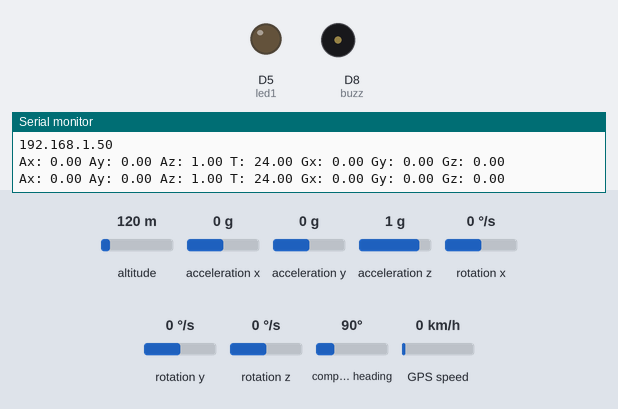
The sketch below on a simulated ESP8266 (NodeMCU). Shown: output pins drawn as LEDs (lit = HIGH), buzzer (waves = sounding, pin HIGH), the last lines printed to the serial monitor. Wiring (inferred from the names in the program): MPU-6050 motion sensor at I2C address 0x68. The inputs (shaded band) are chosen by the test bench; at power-on: acceleration z 1 g, altitude 120 m, acceleration x 0 g, acceleration y 0 g, rotation x 0 °/s, rotation y 0 °/s, rotation z 0 °/s, compass heading 90°, GPS speed 0 km/h. WiFi joins after 1.5 s; servers stay silent unless stated; uploads are accepted with an empty reply; the GPS gets a fix after 3 s at 37.7749, -122.4194 with 8 satellites.

Above: at 3.1 s.
3.2 s: acceleration z set to -0.8 g
5.6 s: acceleration z set to -1.1 g
At 7.6 s:
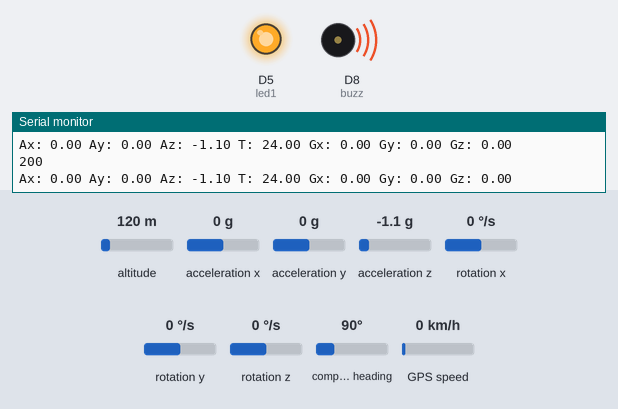
8.4 s: acceleration z set to 0 g
At 11.2 s:
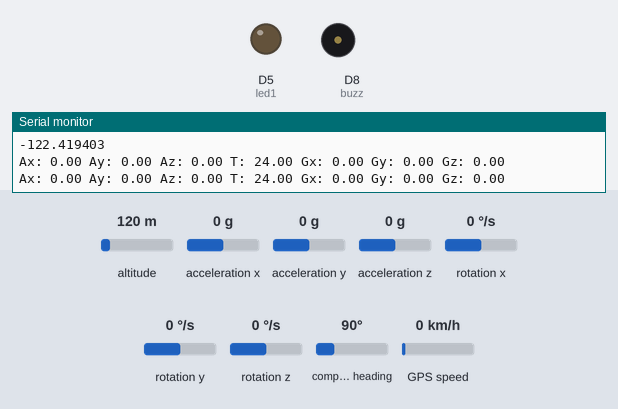
11.5 s: acceleration z set to -1.4 g
At 13.3 s:
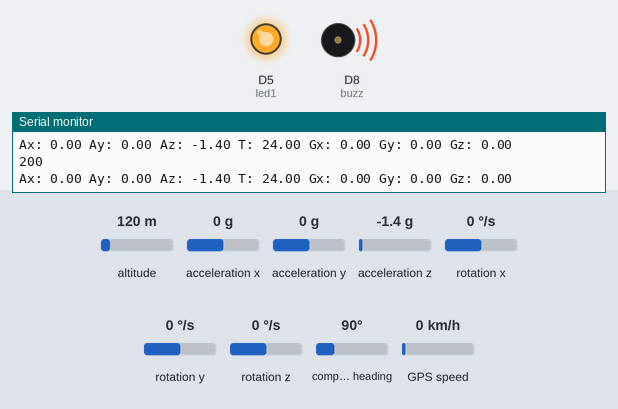
Timing chart, 0 to 14.8 s (numbered marks = the images above; inputs shaded):
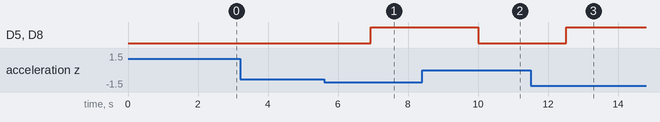

Measured:
- the behaviour switches between -0.9 and -1 g on acceleration z (found by bisection; images 0 and 1)
- after the input at 5.6 s, D5 (led1), D8 (buzz): LOW → HIGH after 1.3 s
- after the input at 8.4 s, D5 (led1), D8 (buzz): HIGH → LOW after 1.6 s
- after the input at 11.5 s, D5 (led1), D8 (buzz): LOW → HIGH after 1.0 s

The sketch:

car_accident.ino
```cpp
#include <Wire.h>
#include <TinyGPS++.h>
#include <SoftwareSerial.h>
#include <ESP8266WiFi.h>
#include <ESP8266HTTPClient.h>

#define led1 D5
#define buzz D8

TinyGPSPlus  gps;              // The TinyGPS++ object
SoftwareSerial  ss(4, 5) ;   // The serial connection to the GPS device.
WiFiServer server(80);

const char* ssid = "Redmi";
const char* password = "shruti123"; //wifi cponnection

float latitude , longitude;
int year , month , date, hour , minute , second;  //gps variable declaration
String date_str , time_str , lat_str , lng_str;
int pm;

// MPU6050 Slave Device Address
const uint8_t MPU6050SlaveAddress = 0x68;

// Select SDA and SCL pins for I2C communication
const uint8_t scl = D6;
const uint8_t sda = D7;

// sensitivity scale factor respective to full scale setting provided in datasheet
const uint16_t AccelScaleFactor = 16384;
const uint16_t GyroScaleFactor = 131;

// MPU6050 few configuration register addresses
const uint8_t MPU6050_REGISTER_SMPLRT_DIV   =  0x19;
const uint8_t MPU6050_REGISTER_USER_CTRL    =  0x6A;
const uint8_t MPU6050_REGISTER_PWR_MGMT_1   =  0x6B;
const uint8_t MPU6050_REGISTER_PWR_MGMT_2   =  0x6C;
const uint8_t MPU6050_REGISTER_CONFIG       =  0x1A;
const uint8_t MPU6050_REGISTER_GYRO_CONFIG  =  0x1B;
const uint8_t MPU6050_REGISTER_ACCEL_CONFIG =  0x1C;
const uint8_t MPU6050_REGISTER_FIFO_EN      =  0x23;
const uint8_t MPU6050_REGISTER_INT_ENABLE   =  0x38;
const uint8_t MPU6050_REGISTER_ACCEL_XOUT_H =  0x3B;
const uint8_t MPU6050_REGISTER_SIGNAL_PATH_RESET  = 0x68;

int16_t AccelX, AccelY, AccelZ, Temperature, GyroX, GyroY, GyroZ;

void setup()
{

  Serial.begin(9600);
  //Serial.begin(115200);
  //Accelerometer connection
  Wire.begin(sda, scl);
  MPU6050_Init();
  ss.begin(9600);

  //wifi connection print
  Serial.println();
  Serial.print("Connecting to ");
  Serial.println(ssid);
  WiFi.begin(ssid, password);
  while (WiFi.status() != WL_CONNECTED)
  {
    delay(500);
    Serial.print(".");
  }
  Serial.println("");
  Serial.println("WiFi connected");

  server.begin();
  Serial.println("Server started");

  // Print the IP address
  Serial.println(WiFi.localIP());

  //BUZZER LED
  pinMode(led1, OUTPUT);
  pinMode( buzz, OUTPUT);

}

void loop() {
  HTTPClient http;
  double Ax, Ay, Az, T, Gx, Gy, Gz;

  Read_RawValue(MPU6050SlaveAddress, MPU6050_REGISTER_ACCEL_XOUT_H);

  //divide each with their sensitivity scale factor
  Ax = (double)AccelX/AccelScaleFactor;
  Ay = (double)AccelY/AccelScaleFactor;
  Az = (double)AccelZ/AccelScaleFactor;
  T = (double)Temperature/340+36.53; //temperature formula
  Gx = (double)GyroX/GyroScaleFactor;
  Gy = (double)GyroY/GyroScaleFactor;
  Gz = (double)GyroZ/GyroScaleFactor;

  Serial.print("Ax: "); Serial.print(Ax);
  Serial.print(" Ay: "); Serial.print(Ay);
  Serial.print(" Az: "); Serial.print(Az);
  Serial.print(" T: "); Serial.print(T);
  Serial.print(" Gx: "); Serial.print(Gx);
  Serial.print(" Gy: "); Serial.print(Gy);
  Serial.print(" Gz: "); Serial.println(Gz);

  delay(800);

  //GPS
  while (ss.available() > 0)
  {
    if (gps.encode(ss.read()))
    {
      if (gps.location.isValid())
      {
        latitude = gps.location.lat();
        lat_str = String(latitude , 6);
        longitude = gps.location.lng();
        lng_str = String(longitude , 6);
        Serial.println(lat_str);
        Serial.println(lng_str);
       }
    }
  }

//LED BUZZ
  if(Ax<= -70 || Ax>=100)
  {
    digitalWrite(led1,1);
    digitalWrite(buzz,1);
    String url = "http://iot99.000webhostapp.com/sms.php?long=";
    url = url + String(lng_str)+ "&lat=" + String(lat_str);
    http.begin(url);
    int httpCode = http.GET();
    Serial.println(httpCode);
    if(httpCode > 0){
    // start of fetching get process
      String response = "";
      response = http.getString();
      Serial.println(response);
    }
    http.end();
  }
  else if(Az<=-0.98 || Az>=100)
  {
    digitalWrite(led1,1);
    digitalWrite(buzz,1);
    String url="http://iot99.000webhostapp.com/sms.php?long=";
    url= url+String(lng_str)+"&lat="+String(lat_str);
    http.begin(url);
    int httpCode = http.GET();
    Serial.println(httpCode);
    if(httpCode > 0){
    // start of fetching get process
      String response = "";
      response = http.getString();
      Serial.println(response);
    }
    http.end();
  }
  else if( Gx<=-94 || Gx>=100)
  {
      digitalWrite(led1,1);
      digitalWrite(buzz,1);
      String url="http://iot99.000webhostapp.com/sms.php?long=";
      url= url+String(lng_str)+"&lat="+String(lat_str);
      http.begin(url);
      int httpCode = http.GET();
      Serial.println(httpCode);
      if(httpCode > 0){
      // start of fetching get process
      String response = "";
      response = http.getString();
      Serial.println(response);
    }
    http.end();
  }

  else if( Gy<=-100 || Gy>=100)
  {
      digitalWrite(led1,1);
      digitalWrite(buzz,1);
      String url="http://iot99.000webhostapp.com/sms.php?long=";
      url= url+String(lng_str)+"&lat="+String(lat_str);
      http.begin(url);
      int httpCode = http.GET();
      Serial.println(httpCode);
      if(httpCode > 0){
    // start of fetching get process
      String response = "";
      response = http.getString();
      Serial.println(response);
      }
      http.end();
   }
   else if( Gz<=-60 || Gz>=100)
   {
      digitalWrite(led1,1);
      digitalWrite(buzz,1);
      String url="http://iot99.000webhostapp.com/sms.php?long=";
      url= url+String(lng_str)+"&lat="+String(lat_str);
      http.begin(url);
      int httpCode = http.GET();
      Serial.println(httpCode);
      if(httpCode > 0){
    // start of fetching get process
      String response = "";
      response = http.getString();
      Serial.println(response);
      }
      http.end();
   }
   else
   {
      digitalWrite(led1,0);
      digitalWrite(buzz,0);
  }
}

void I2C_Write(uint8_t deviceAddress, uint8_t regAddress, uint8_t data){
  Wire.beginTransmission(deviceAddress);
  Wire.write(regAddress);
  Wire.write(data);
  Wire.endTransmission();
}

// read all 14 register
void Read_RawValue(uint8_t deviceAddress, uint8_t regAddress){
  Wire.beginTransmission(deviceAddress);
  Wire.write(regAddress);
  Wire.endTransmission();
  Wire.requestFrom(deviceAddress, (uint8_t)14);
  AccelX = (((int16_t)Wire.read()<<8) | Wire.read());
  AccelY = (((int16_t)Wire.read()<<8) | Wire.read());
  AccelZ = (((int16_t)Wire.read()<<8) | Wire.read());
  Temperature = (((int16_t)Wire.read()<<8) | Wire.read());
  GyroX = (((int16_t)Wire.read()<<8) | Wire.read());
  GyroY = (((int16_t)Wire.read()<<8) | Wire.read());
  GyroZ = (((int16_t)Wire.read()<<8) | Wire.read());
}

//configure MPU6050
void MPU6050_Init(){
  delay(450);
  I2C_Write(MPU6050SlaveAddress, MPU6050_REGISTER_SMPLRT_DIV, 0x07);
  I2C_Write(MPU6050SlaveAddress, MPU6050_REGISTER_PWR_MGMT_1, 0x01);
  I2C_Write(MPU6050SlaveAddress, MPU6050_REGISTER_PWR_MGMT_2, 0x00);
  I2C_Write(MPU6050SlaveAddress, MPU6050_REGISTER_CONFIG, 0x00);
  I2C_Write(MPU6050SlaveAddress, MPU6050_REGISTER_GYRO_CONFIG, 0x00);//set +/-250 degree/second full scale
  I2C_Write(MPU6050SlaveAddress, MPU6050_REGISTER_ACCEL_CONFIG, 0x00);// set +/- 2g full scale
  I2C_Write(MPU6050SlaveAddress, MPU6050_REGISTER_FIFO_EN, 0x00);
  I2C_Write(MPU6050SlaveAddress, MPU6050_REGISTER_INT_ENABLE, 0x01);
  I2C_Write(MPU6050SlaveAddress, MPU6050_REGISTER_SIGNAL_PATH_RESET, 0x00);
  I2C_Write(MPU6050SlaveAddress, MPU6050_REGISTER_USER_CTRL, 0x00);
}
```
